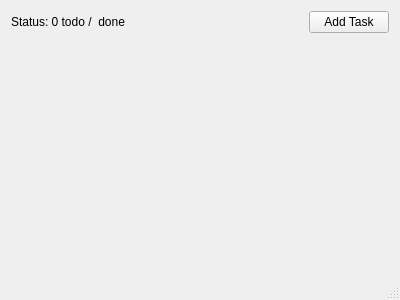
<?xml version="1.0" encoding="UTF-8"?>
<ui version="4.0">
 <class>MainWindow</class>
 <widget class="QMainWindow" name="MainWindow">
  <property name="geometry">
   <rect>
    <x>0</x>
    <y>0</y>
    <width>400</width>
    <height>300</height>
   </rect>
  </property>
  <property name="windowTitle">
   <string>Todo</string>
  </property>
  <widget class="QWidget" name="centralWidget">
   <layout class="QVBoxLayout" name="verticalLayout">
    <item>
     <layout class="QHBoxLayout" name="toolbarLayout">
      <item>
       <widget class="QLabel" name="statusLabel">
        <property name="text">
         <string>Status: 0 todo /  done</string>
        </property>
       </widget>
      </item>
      <item>
       <spacer name="horizontalSpacer">
        <property name="orientation">
         <enum>Qt::Horizontal</enum>
        </property>
        <property name="sizeHint" stdset="0">
         <size>
          <width>40</width>
          <height>20</height>
         </size>
        </property>
       </spacer>
      </item>
      <item>
       <widget class="QPushButton" name="addTaskButton">
        <property name="text">
         <string>Add Task</string>
        </property>
       </widget>
      </item>
     </layout>
    </item>
    <item>
     <layout class="QVBoxLayout" name="tasksLayout"/>
    </item>
    <item>
     <spacer name="verticalSpacer">
      <property name="orientation">
       <enum>Qt::Vertical</enum>
      </property>
      <property name="sizeHint" stdset="0">
       <size>
        <width>20</width>
        <height>216</height>
       </size>
      </property>
     </spacer>
    </item>
   </layout>
  </widget>
  <widget class="QStatusBar" name="statusBar"/>
 </widget>
 <layoutdefault spacing="6" margin="11"/>
 <resources/>
 <connections/>
</ui>
